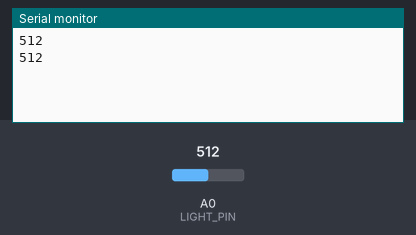
Recording of a sketch running on a simulated Arduino Uno, built with avr-gcc and run on an emulated ATmega328P. On the bench: the last lines printed to the serial monitor. The test bench sets the inputs (shaded band); at power-on: A0 (LIGHT_PIN) = 512.

Above: at 1.8 s.
1.9 s: A0 (LIGHT_PIN) set to 660
At 3.0 s:
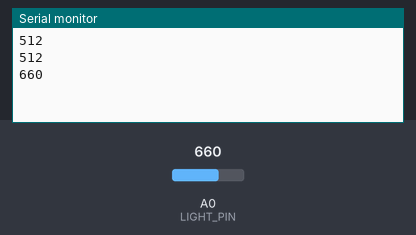
3.4 s: A0 (LIGHT_PIN) set to 640
At 5.1 s:
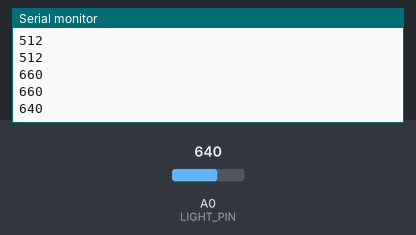
Timing chart, 0 to 6.6 s (numbered marks = the images above; inputs shaded):
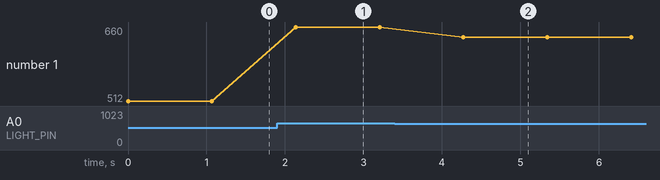

The sketch:

send.ino
```cpp
#include <IRremote.h>

const int LIGHT_PIN = A0;
int darkness;

#define IR_SEND_PIN 8
IRsend irsend(IR_SEND_PIN);
uint32_t NEC_command;
uint32_t noRepeats = 2;

void setup() {
  Serial.begin(9600);
}
void loop() {
  darkness = analogRead(LIGHT_PIN);
  Serial.println(darkness);
  if (darkness >= 650) {
    NEC_command = 0x1C;
  } else {
    NEC_command = 0x1D;
  }

  irsend.sendNEC(0x00, NEC_command, noRepeats);
  delay(1000);
}
```

Measured:
- after the input at 1.9 s, the serial monitor: prints a new line after 0.24 s (image 1)
- after the input at 3.4 s, the serial monitor: prints a new line after 0.87 s (image 2)
- plotted number 1: 512 → 660 after the input at 1.9 s, 660 → 640 after the input at 3.4 s
